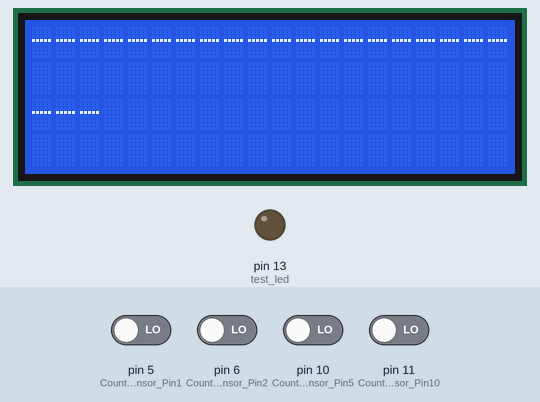
This sketch was run on a simulated Arduino Uno, built with avr-gcc and run on an emulated ATmega328P. On the bench: 20×4 character LCD, output pins drawn as LEDs (lit = HIGH). The test bench sets the inputs (shaded band); at power-on: pin 5 (CounterSensor_Pin1), pin 6 (CounterSensor_Pin2), pin 10 (CounterSensor_Pin5), pin 11 (CounterSensor_Pin10) LOW. What the sketch prints to the serial monitor is not drawn.

Above: at 1.3 s.
1.4 s: pin 11 (CounterSensor_Pin10) driven HIGH
At 2.5 s:
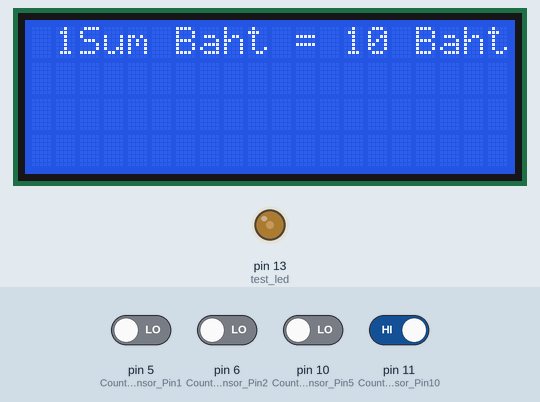
2.9 s: pin 5 (CounterSensor_Pin1) driven HIGH
At 4.1 s:
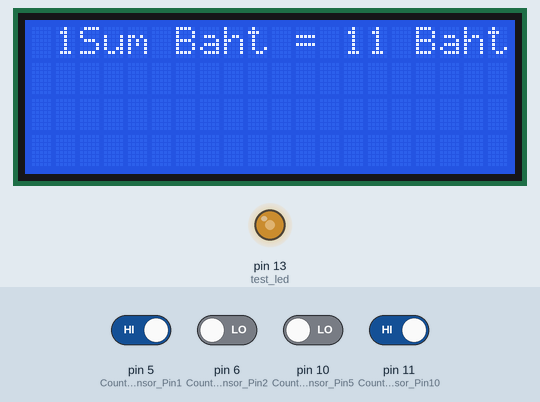
4.4 s: pin 6 (CounterSensor_Pin2) driven HIGH
At 4.8 s:
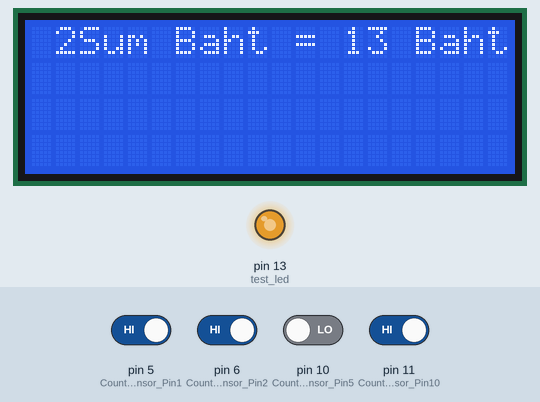
5.9 s: pin 10 (CounterSensor_Pin5) driven HIGH
At 6.4 s:
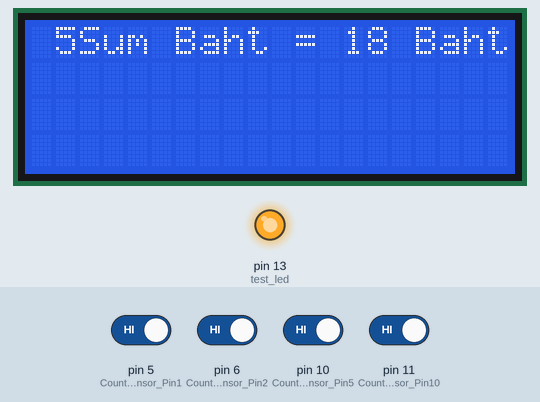
Timing chart, 0 to 8.4 s (numbered marks = the images above; inputs shaded):
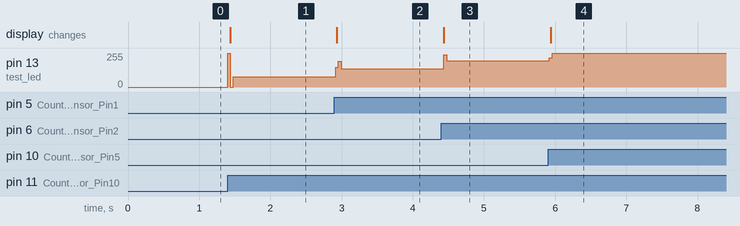

Measured:
- after the input at 1.4 s, pin 13 (test_led): 0/255 → 76/255 at once; the display: changes at once (image 1)
- after the input at 2.9 s, pin 13 (test_led): 76/255 → 136/255 at once; the display: changes at once (image 2)
- after the input at 4.4 s, pin 13 (test_led): 136/255 → 196/255 at once; the display: changes at once (image 3)
- after the input at 5.9 s, pin 13 (test_led): 196/255 → 255/255 at once; the display: changes at once (image 4)

The sketch:

thai-coin-count.ino
```cpp
#include <Wire.h>
#include <LiquidCrystal_I2C.h>

LiquidCrystal_I2C lcd(0x27,20,4);  // or 0x3F set the LCD address to 0x27 for a 20 chars and 4 line display

// กำหนดขารับเหรียญ
int CounterSensor_Pin1 = 5;
int CounterSensor_Pin2 = 6;
int CounterSensor_Pin5 = 10;
int CounterSensor_Pin10 = 11;

// ตัวแปรสถานะเหรียญเข้าอยู่
int flag1 = 0;
int flag2 = 0;
int flag5 = 0;
int flag10 = 0;

// ตัวแปรนับเหรียญแต่ละเหรียญ
int count1 = 0;
int count2 = 0;
int count5 = 0;
int count10 = 0;

// ตัวแปรจำนวนเงินทั้งหมด
int Sum_Bath = 0;

// lcd line string
String line1 = "---- COIN COUTER ---";
String line2 = "";
String line3 = "";
String line4 = "--------------------";

void check1coin()
{
  int sensor_Value1 = digitalRead(CounterSensor_Pin1);  //สร้างตัวแปรชื่อ sensor_Value ชนิด int ให้เก็บค่าดิจิตอลที่รับได้จาก CounterSensor_Pin
  if(sensor_Value1 == HIGH) // ถ้า sensor เป็น HIGH
  {
    digitalWrite(13, HIGH); // led ติดเมื่อเหรียญเข้า
    if(!flag1) // ถ้าเหรียญนังไม่เคยเข้า
    {
      flag1 = 1;
      count1++;  //ให้เพิ่มค่าใน Count ขึ้น 1 ค่า หรือ Count = Count + 1
      Sum_Bath = Sum_Bath + 1;

      line2 = "";
      line2 += "1 Baht = ";
      line2 += String(count1, DEC);
      line2 += " Coin";

      line3 = "";
      line3 += "Sum Baht = ";
      line3 += String(Sum_Bath, DEC);
      line3 += " Baht";

      lcd.clear(); //clear lcd
      lcd.setCursor(1,0); //ser curcer to lcd line 2
      lcd.print(line2); // print string to lcd line2
      lcd.setCursor(2,0);
      lcd.print(line3);

      Serial.println("");
      Serial.println(line2);
      Serial.println(line3);
    }
  }
  else
  {
    digitalWrite(13, LOW); // led ติดเมื่อเหรียญออก
    flag1 = 0;
  }
}

void check2coin()
{
  int sensor_Value2 = digitalRead(CounterSensor_Pin2);  //สร้างตัวแปรชื่อ sensor_Value ชนิด int ให้เก็บค่าดิจิตอลที่รับได้จาก CounterSensor_Pin
  if(sensor_Value2 == HIGH) // ถ้า sensor เป็น HIGH
  {
    digitalWrite(13, HIGH); // led ติดเมื่อเหรียญเข้า
    if(!flag2) // ถ้าเหรียญนังไม่เคยเข้า
    {
      flag2 = 1;
      count2++;  //ให้เพิ่มค่าใน Count ขึ้น 1 ค่า หรือ Count = Count + 1
      Sum_Bath = Sum_Bath + 2;

      line2 = "";
      line2 += "2 Baht = ";
      line2 += String(count2, DEC);
      line2 += " Coin";

      line3 = "";
      line3 += "Sum Baht = ";
      line3 += String(Sum_Bath, DEC);
      line3 += " Baht";

      lcd.clear(); //clear lcd
      lcd.setCursor(1,0); //ser curcer to lcd line 2
      lcd.print(line2); // print string to lcd line2
      lcd.setCursor(2,0);
      lcd.print(line3);

      Serial.println("");
      Serial.println(line2);
      Serial.println(line3);
    }
  }
  else
  {
    digitalWrite(13, LOW); // led ติดเมื่อเหรียญออก
    flag2 = 0;
  }
}

void check5coin()
{
  int sensor_Value5 = digitalRead(CounterSensor_Pin5);  //สร้างตัวแปรชื่อ sensor_Value ชนิด int ให้เก็บค่าดิจิตอลที่รับได้จาก CounterSensor_Pin
  if(sensor_Value5 == HIGH) // ถ้า sensor เป็น HIGH
  {
    digitalWrite(13, HIGH); // led ติดเมื่อเหรียญเข้า
    if(!flag5) // ถ้าเหรียญนังไม่เคยเข้า
    {
      flag5 = 1;
      count5++;  //ให้เพิ่มค่าใน Count ขึ้น 1 ค่า หรือ Count = Count + 1
      Sum_Bath = Sum_Bath + 5;

      line2 = "";
      line2 += "5 Baht = ";
      line2 += String(count5, DEC);
      line2 += " Coin";

      line3 = "";
      line3 += "Sum Baht = ";
      line3 += String(Sum_Bath, DEC);
      line3 += " Baht";

      lcd.clear(); //clear lcd
      lcd.setCursor(1,0); //ser curcer to lcd line 2
      lcd.print(line2); // print string to lcd line2
      lcd.setCursor(2,0);
      lcd.print(line3);

      Serial.println("");
      Serial.println(line2);
      Serial.println(line3);
    }
  }
  else
  {
    digitalWrite(13, LOW); // led ติดเมื่อเหรียญออก
    flag5 = 0;
  }
}

void check10coin()
{
  int sensor_Value10 = digitalRead(CounterSensor_Pin10);  //สร้างตัวแปรชื่อ sensor_Value ชนิด int ให้เก็บค่าดิจิตอลที่รับได้จาก CounterSensor_Pin
  if(sensor_Value10 == HIGH) // ถ้า sensor เป็น HIGH
  {
    digitalWrite(13, HIGH); // led ติดเมื่อเหรียญเข้า
    if(!flag10) // ถ้าเหรียญนังไม่เคยเข้า
    {
      flag10 = 1;
      count10++;  //ให้เพิ่มค่าใน Count ขึ้น 1 ค่า หรือ Count = Count + 1
      Sum_Bath = Sum_Bath + 10;

      line2 = "";
      line2 += "10 Baht = ";
      line2 += String(count10, DEC);
      line2 += " Coin";

      line3 = "";
      line3 += "Sum Baht = ";
      line3 += String(Sum_Bath, DEC);
      line3 += " Baht";

      lcd.clear(); //clear lcd
      lcd.setCursor(1,0); //ser curcer to lcd line 2
      lcd.print(line2); // print string to lcd line2
      lcd.setCursor(2,0);
      lcd.print(line3);

      Serial.println("");
      Serial.println(line2);
      Serial.println(line3);
    }
  }
  else
  {
    digitalWrite(13, LOW); // led ติดเมื่อเหรียญออก
    flag10 = 0;
  }
}

void setup()
{
  pinMode(13, OUTPUT); //test led

  Serial.begin(9600);  //กำหนดช่องความถี่ในการเชื่อมต่อกับ Serial เพื่อดูค่าต่างๆที่รับได้
  pinMode(CounterSensor_Pin1, INPUT);
  pinMode(CounterSensor_Pin2, INPUT);
  pinMode(CounterSensor_Pin5, INPUT);
  pinMode(CounterSensor_Pin10, INPUT);

  Serial.println("");
  Serial.println("Setup port");

  lcd.init();                      // initialize the lcd

  // Print a message to the LCD.
  lcd.backlight();
  lcd.setCursor(0,0);
  lcd.print(line1);
  lcd.setCursor(1,0);
  lcd.print(line2);
  lcd.setCursor(2,0);
  lcd.print(line3);
  lcd.setCursor(3,0);
  lcd.print(line4);
}

void loop()
{
  check1coin();
  check2coin();
  check5coin();
  check10coin();

}
```
